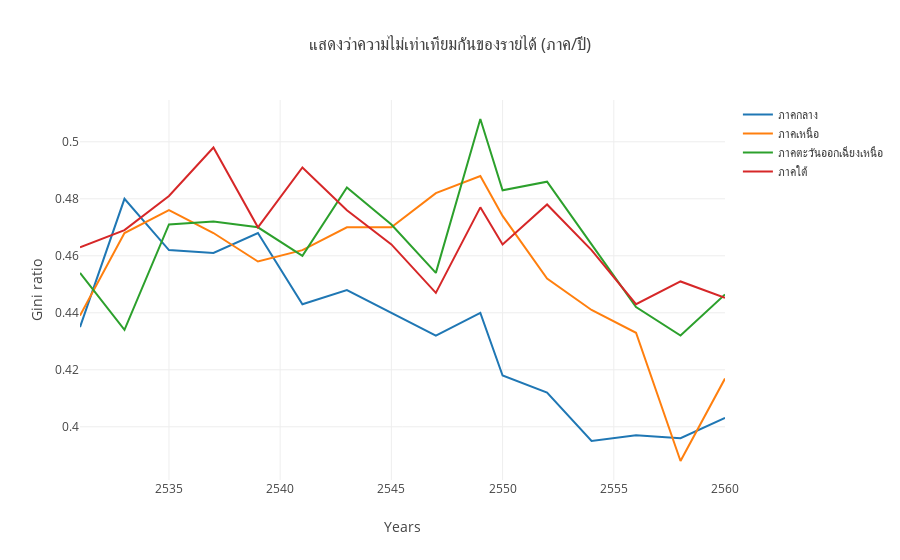

Notebook code cell kept with this figure:
### Markdown cell above
### แสดงว่าความไม่เท่าเทียมกันของรายได้ (ภาค/ปี)

### Code cell
# Create a trace
trace1 = go.Scatter(
    x = df_gini_income['ปี'],
    y = df_gini_income['ภาคกลาง'],
    mode = "lines",
    #marker = dict(color = 'rgba(255, 99, 71, 0.5)'),
    name = "ภาคกลาง",
    #text = ""
)

trace2 = go.Scatter(
    x = df_gini_income['ปี'],
    y = df_gini_income['ภาคเหนือ'],
    mode = "lines",
    #marker = dict(color = 'rgba(80, 26, 80, 0.8)'),
    name = "ภาคเหนือ",
    #text = ""
)

trace3 = go.Scatter(
    x = df_gini_income['ปี'],
    y = df_gini_income['ภาคตะวันออกเฉียงเหนือ'],
    mode = "lines",
    #marker = dict(color = 'rgba(255, 99, 71, 0.5)'),
    name = "ภาคตะวันออกเฉียงเหนือ",
    #text = ""
)

trace4 = go.Scatter(
    x = df_gini_income['ปี'],
    y = df_gini_income['ภาคใต้'],
    mode = "lines",
    #marker = dict(color = 'rgba(80, 26, 80, 0.8)'),
    name = "ภาคใต้",
    #text = ""
)

# Create Layout
layout = go.Layout(
    title ="แสดงว่าความไม่เท่าเทียมกันของรายได้ (ภาค/ปี)",
    xaxis = dict(title= 'Years'),
    yaxis = dict(title= 'Gini ratio'),
)
# Plot

fig = go.Figure(data=[trace1, trace2, trace3, trace4], layout=layout)
py.offline.iplot(fig)

### Figure 1 — Plotly figure (JSON) as saved in the notebook; plotly's stock layout.template omitted (floating-point values rounded to 4 significant figures)
{"data": [{"mode": "lines", "name": "ภาคกลาง", "type": "scatter", "uid": "4ad868bd-3c9a-42ad-a1f0-6d28a47d910a", "x": [2531, 2533, 2535, 2537, 2539, 2541, 2543, 2545, 2547, 2549, 2550, 2552, 2554, 2556, 2558, 2560], "y": [0.435, 0.48, 0.462, 0.461, 0.468, 0.443, 0.448, 0.44, 0.432, 0.44, 0.418, 0.412, 0.395, 0.397, 0.396, 0.4032]}, {"mode": "lines", "name": "ภาคเหนือ", "type": "scatter", "uid": "6b400c8b-226f-43ba-b84c-0b262fc17e9f", "x": [2531, 2533, 2535, 2537, 2539, 2541, 2543, 2545, 2547, 2549, 2550, 2552, 2554, 2556, 2558, 2560], "y": [0.439, 0.468, 0.476, 0.468, 0.458, 0.462, 0.47, 0.47, 0.482, 0.488, 0.474, 0.452, 0.441, 0.433, 0.388, 0.4169]}, {"mode": "lines", "name": "ภาคตะวันออกเฉียงเหนือ", "type": "scatter", "uid": "cd96247a-dadd-411c-b027-f2bcd060b230", "x": [2531, 2533, 2535, 2537, 2539, 2541, 2543, 2545, 2547, 2549, 2550, 2552, 2554, 2556, 2558, 2560], "y": [0.454, 0.434, 0.471, 0.472, 0.47, 0.46, 0.484, 0.471, 0.454, 0.508, 0.483, 0.486, 0.464, 0.442, 0.432, 0.4465]}, {"mode": "lines", "name": "ภาคใต้", "type": "scatter", "uid": "b288a903-92a2-4fd0-9165-700d2cdb8c66", "x": [2531, 2533, 2535, 2537, 2539, 2541, 2543, 2545, 2547, 2549, 2550, 2552, 2554, 2556, 2558, 2560], "y": [0.463, 0.469, 0.481, 0.498, 0.47, 0.491, 0.476, 0.464, 0.447, 0.477, 0.464, 0.478, 0.462, 0.443, 0.451, 0.4453]}], "layout": {"title": {"text": "แสดงว่าความไม่เท่าเทียมกันของรายได้ (ภาค/ปี)"}, "xaxis": {"title": {"text": "Years"}}, "yaxis": {"title": {"text": "Gini ratio"}}}}
